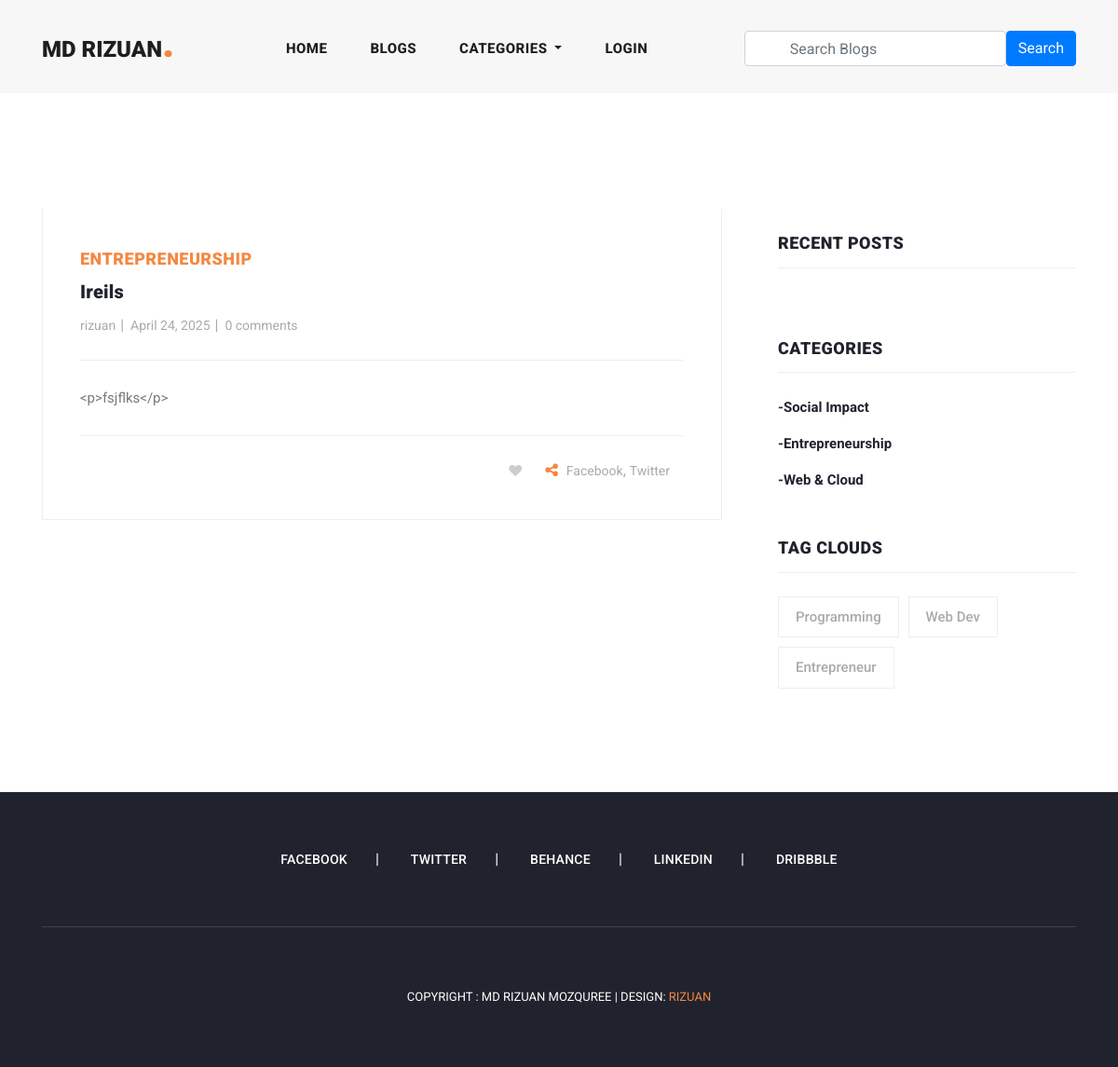
Page /blog_details/ireils/ on the committed database.
### blog/models.py (models this page shows, shortened)
class Blog(models.Model):
    user = models.ForeignKey(
        User,
        related_name='user_blogs',
        on_delete=models.CASCADE
    )
    category = models.ForeignKey(
        Category,
        related_name='category_blogs',
        on_delete=models.CASCADE
    )
    tags = models.ManyToManyField(
        Tag,
        related_name='tag_blogs',
        blank=True
    )
    likes = models.ManyToManyField(
        Tag,
        related_name='user_likes',
        blank=True
    )
    title = models.CharField(
        max_length=250
    )
    slug = models.SlugField(null=True, blank=True)
    banner = models.ImageField(upload_to='blog_banners')
    description = RichTextField()
    created_date = models.DateField(auto_now_add=True)
    district = models.ForeignKey(District, on_delete=models.CASCADE, related_name='district_blogs', null=True, blank=True)
    thana = models.ForeignKey(Thana, on_delete=models.CASCADE, related_name='thana_blogs', null=True, blank=True)

class Category(models.Model):
    title = models.CharField(max_length=150, unique=True)
    slug = models.SlugField(null=True,blank=True)
    created_date = models.DateField(auto_now_add=True)

class Tag(models.Model):
    title = models.CharField(max_length=150)
    slug = models.SlugField(null=True,blank=True)
    created_date = models.DateField(auto_now_add=True)

### user_profile/models.py (models this page shows, shortened)
class User(AbstractUser):
    email = models.EmailField(
        max_length=150,
        unique=True,
        error_messages={
            "unique": " The email must be unique"
        }
    )
    profile_image =models.ImageField(
        null=True,
        blank=True,
        upload_to="profile_images"
    )
    REQUIRED_FIELDS = ["email"]
    objects= CustomUserManager()

### blog/views.py (the view, shortened to what this page needs)
# urls.py: path('blog_details/<str:slug>/', blog_details, name = 'blog_details'),
def blog_details(request, slug):
     form = TextForm()
     blog = get_object_or_404(Blog, slug=slug)
     category = Category.objects.get(id=blog.category.id)
     related_blogs = category.category_blogs.all()
     tags = Tag.objects.order_by('-created_date')[:5]
     context = {
          "blog": blog,
          "related_blogs": related_blogs,
          "tags": tags,
          "form": form
     }
     return render(request, 'blog_details.html', context)

### blog/forms.py
class TextForm(forms.Form):
    text = forms.CharField(widget=forms.Textarea, required=True)

### blog/context_processors.py (called while the page is built)
def get_all_categories(request):
    categories = Category.objects.all()
    context = {
        'categories': categories
    }
    return context

### templates/blog_details.html (shortened to what this page needs)
{% extends 'base.html' %}
{% load static %}
{% block content %}
<section class="blog-posts grid-system">
    <div class="container">
        <div class="row">
            <div class="col-lg-8">
                <div class="all-blog-posts">
                    <div class="row">
                        <div class="col-lg-12">
                            <div class="blog-post">
                                <div class="blog-thumb">
                                </div>
                                <div class="down-content">
                                    <span>{{ blog.category.title }}</span>
                                    <a href="javascript:void(0);"><h4>{{ blog.title }}</h4></a>
                                    <ul class="post-info">
                                        <li><a href="javascript:void(0);">{{ blog.user.username }}</a></li>
                                        <li><a href="javascript:void(0);">{{ blog.created_date }}</a></li>
                                        <li><a href="javascript:void(0);">{{ blog.blog_comments.all.count }} comments</a></li>
                                    </ul>
                                    <div>
                                      <div>
                                        <p>{{ blog.description }}</p>
                                        {% if request.user.is_authenticated %}
                                        <div class="col-12">
                                       <ul class="post-share">
                                         <li class="pl-3 pr-3"> <a href="#"><i class="fa fa-heart empty-heart"></i></li>
                                        <li><i class="fa fa-share-alt"></i></li>
                                        <li><a href="#">Facebook</a>,</li>
                                        <li><a href="#"> Twitter</a></li>
                                      </ul>
                                    </div>
                                    {% else %}
                                    <div class="col-12">
                                      <ul class="post-share">
                                        <li class="pl-3 pr-3"> <a href="{% url 'home' %}"><i class="fa fa-heart empty-heart"></i></li>
                                       <li><i class="fa fa-share-alt"></i></li>
                                       <li><a href="#">Facebook</a>,</li>
                                       <li><a href="#"> Twitter</a></li>
                                     </ul>
                                   </div>
                                   {% endif %}
                                    </div>
                                     </div>
                                    </div>
                                </div>
                            </div>
                        </div>
                        <div class="col-lg-12">
                        </div>
                         <div class="col-lg-4">
                        </div>
                    </div>
            </div>
                {% include 'sidebar.html' %}
            </div>
            </div>
            <div class="col-lg-4">
            </div>
</section>
{% endblock content %}

### templates/base.html (shortened to what this page needs)
<!DOCTYPE html>
<html lang="en">
  <head>
    {% load static %}
    <link href="{% static 'vendor/bootstrap/css/bootstrap.min.css' %}" rel="stylesheet">
    <link rel="stylesheet" href="{% static 'css/fontawesome.css' %}">
    <link rel="stylesheet" href="{% static 'css/templatemo-stand-blog.css' %}">
    <link rel="stylesheet" href="{% static 'css/owl.css' %}">
    <link rel="stylesheet" href="{% static 'css/main.css' %}">
  </head>
  <body>
    {% include 'header.html' %}
    {% block content %}
    {% endblock content %}
    {% include 'footer.html' %}
  </body>
  </html>

### templates/header.html (shortened to what this page needs)
  <header class="">
    <nav class="navbar navbar-expand-lg">
      <div class="container">
        <a class="navbar-brand" href='#'><h2>Md Rizuan<em>.</em></h2></a>
        <div class="collapse navbar-collapse" id="navbarResponsive">
          <ul class="navbar-nav ml-auto">
            <li class="nav-item {% if request.path == '/' %}active{% endif %}">
              <a class="nav-link" href="{% url 'home' %}">Home
              </a>
            </li>
            <li class="nav-item {% if request.path == '/blogs/' %}active{% endif %}">
              <a class="nav-link" href="{% url 'blogs' %}">Blogs</a>
            </li>
            <li class="nav-item dropdown">
              <a class="nav-link dropdown-toggle" href="#" id="navbarDropdown" role="button" data-toggle="dropdown" aria-haspopup="true" aria-expanded="false">
                Categories
              </a>
            </li>
            {% if request.user.is_authenticated %}
            <li class="nav-item dropdown">
              <a class="nav-link dropdown-toggle" href="#" id="navbarDropdown" role="button" data-toggle="dropdown" aria-haspopup="true" aria-expanded="false">
                {{request.user.username}}
              </a>
              <div class="dropdown-menu" aria-labelledby="navbarDropdown">
                <a class="dropdown-item" href="{% url 'profile' %}"> My Profile</a>
                <a class="dropdown-item" href="#"> Notification</a>
                <a class="dropdown-item" href="{% url 'logout' %}"> Logout</a>
                <div class="dropdown-divider"></div>
              </div>
            </li>
            {% else %}
            <li class="nav-item">
              <a class="nav-link" href="{% url 'login' %}"> Login </a>
            </li>
            {% endif %}
          </ul>
          <form class="form-inline d-flex flex-nowrap ml-auto my-2 search-form" action ="{% url 'search_blogs' %}" method="GET">
            <input class="form-control px-5" name="search" type="text" placeholder="Search Blogs" >
            <button class="btn btn-primary">Search </button>
          </form>
        </div>
      </div>
    </nav>
  </header>

### templates/sidebar.html (shortened to what this page needs)
<div class="col-lg-4">
    <div class="sidebar">
      <div class="row">
        <div class="col-lg-12">
          <div class="sidebar-item recent-posts">
            <div class="sidebar-heading">
              <h2>Recent Posts</h2>
            </div>
          </div>
        </div>
        <div class="col-lg-12">
          <div class="sidebar-item categories">
            <div class="sidebar-heading">
              <h2>Categories</h2>
            </div>
            <div class="content">
              <ul>
                {% for category in categories %}
                <li><a href="{% url 'category_blogs' category.slug %}">-{{category.title}}</a></li>
                {% endfor %}
              </ul>
            </div>
          </div>
        </div>
        <div class="col-lg-12">
          <div class="sidebar-item tags">
            <div class="sidebar-heading">
              <h2>Tag Clouds</h2>
            </div>
            <div class="content">
              <ul>
                {% for tag in tags|slice:"3"%}
                <li><a href="{% url 'tag_blogs' tag.slug %}">{{tag.title}}</a></li>
                {% endfor %}
              </ul>
            </div>
          </div>
        </div>
      </div>
    </div>
  </div>

### templates/footer.html
<footer>
    <div class="container">
      <div class="row">
        <div class="col-lg-12">
          <ul class="social-icons">
            <li><a href="#">Facebook</a></li>
            <li><a href="#">Twitter</a></li>
            <li><a href="#">Behance</a></li>
            <li><a href="#">Linkedin</a></li>
            <li><a href="#">Dribbble</a></li>
          </ul>
        </div>
        <div class="col-lg-12">
          <div class="copyright-text">
            <p>Copyright : MD RIZUAN MOZQUREE
               | Design: <a rel="nofollow" href="#" target="_parent"> Rizuan</a></p>
          </div>
        </div>
      </div>
    </div>
  </footer>

### templates/scripts.html (shortened to what this page needs)
   {% load static %}

### blog_website/assets/css/main.css (style rules this page uses)
.empty-heart { color:#CDCDCD !important; }
input, textarea { text-transform: none !important; }

### rows in the picture
Blog: category "ENTREPRENEURSHIP", title "Ireils", user.username "rizuan", created_date "April 24, 2025", blog_comments.all.count "0", description "<p>fsjflks</p>"
Category: title "Social Impact"
Category: title "Entrepreneurship"
Category: title "Web & Cloud"
Tag: title "Programming"
Tag: title "Web Dev"
Tag: title "Entrepreneur"
